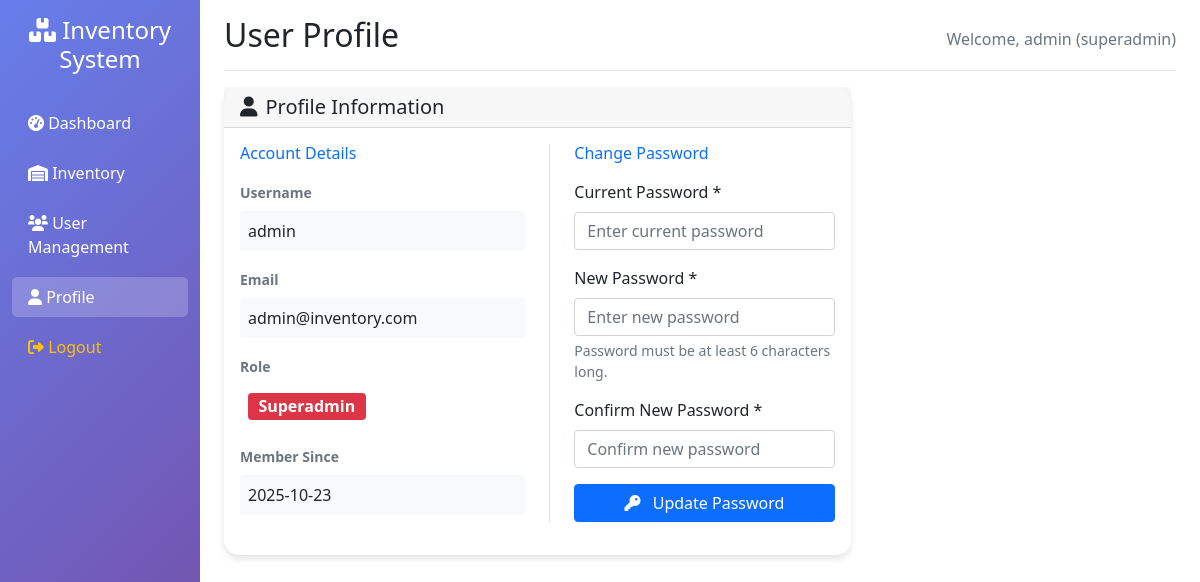
Screenshot of /profile (signed in) with the database file from the repository.
### tables this page shows
CREATE TABLE users (
    id INTEGER PRIMARY KEY AUTOINCREMENT,
    username VARCHAR(50) UNIQUE NOT NULL,
    password VARCHAR(255) NOT NULL,
    email VARCHAR(100) UNIQUE NOT NULL,
    role VARCHAR(20) DEFAULT 'user',
    created_at TIMESTAMP DEFAULT CURRENT_TIMESTAMP
);

### app.py (the view, shortened to what this page needs)
@app.route('/profile', methods=['GET', 'POST'])
@login_required
def profile():
    conn = get_db_connection()
    user = conn.execute('SELECT * FROM users WHERE id = ?', (session['user_id'],)).fetchone()
    conn.close()
    return render_template('profile.html', user=user)

### app.py (called while the page is built)
def get_db_connection():
    conn = sqlite3.connect(DATABASE)
    conn.row_factory = sqlite3.Row
    return conn

def login_required(f):
    from functools import wraps
    @wraps(f)
    def decorated_function(*args, **kwargs):
        if 'user_id' not in session:
            return redirect(url_for('login'))
        return f(*args, **kwargs)
    return decorated_function

### templates/profile.html
{% extends "base.html" %}
{% block header %}User Profile{% endblock %}
{% block content %}
<div class="row">
    <div class="col-md-8">
        <div class="card">
            <div class="card-header">
                <h5 class="mb-0"><i class="fas fa-user me-2"></i>Profile Information</h5>
            </div>
            <div class="card-body">
                <div class="row">
                    <div class="col-md-6">
                        <div class="mb-4">
                            <h6 class="text-primary mb-3">Account Details</h6>
                            <div class="mb-3">
                                <label class="form-label fw-bold text-muted small">Username</label>
                                <div class="p-2 bg-light rounded">
                                    {{ user.username }}
                                </div>
                            </div>
                            <div class="mb-3">
                                <label class="form-label fw-bold text-muted small">Email</label>
                                <div class="p-2 bg-light rounded">
                                    {{ user.email }}
                                </div>
                            </div>
                            <div class="mb-3">
                                <label class="form-label fw-bold text-muted small">Role</label>
                                <div class="p-2">
                                    <span class="badge {% if user.role == 'superadmin' %}bg-danger{% elif user.role == 'admin' %}bg-warning{% else %}bg-info{% endif %} fs-6">
                                        {{ user.role|title }}
                                    </span>
                                </div>
                            </div>
                            <div class="mb-3">
                                <label class="form-label fw-bold text-muted small">Member Since</label>
                                <div class="p-2 bg-light rounded">
                                    {{ user.created_at[:10] }}
                                </div>
                            </div>
                        </div>
                    </div>
                    <div class="col-md-6">
                        <div class="border-start ps-4">
                            <h6 class="text-primary mb-3">Change Password</h6>
                            <form method="POST">
                                <div class="mb-3">
                                    <label class="form-label">Current Password *</label>
                                    <input type="password" class="form-control" name="current_password" required
                                           placeholder="Enter current password">
                                </div>
                                <div class="mb-3">
                                    <label class="form-label">New Password *</label>
                                    <input type="password" class="form-control" name="new_password" required
                                           placeholder="Enter new password">
                                    <div class="form-text">Password must be at least 6 characters long.</div>
                                </div>
                                <div class="mb-3">
                                    <label class="form-label">Confirm New Password *</label>
                                    <input type="password" class="form-control" name="confirm_password" required
                                           placeholder="Confirm new password">
                                </div>
                                <button type="submit" class="btn btn-primary w-100">
                                    <i class="fas fa-key me-2"></i> Update Password
                                </button>
                            </form>
                        </div>
                    </div>
                </div>
            </div>
        </div>
    </div>
</div>
{% endblock %}

### templates/base.html (shortened to what this page needs)
<!DOCTYPE html>
<html lang="en">
<head>
    <link href="https://cdn.jsdelivr.net/npm/bootstrap@5.1.3/dist/css/bootstrap.min.css" rel="stylesheet">
    <link href="https://cdnjs.cloudflare.com/ajax/libs/font-awesome/6.0.0/css/all.min.css" rel="stylesheet">
</head>
<body>
    {% if session.user_id %}
    <div class="container-fluid">
        <div class="row">
            <nav class="col-md-3 col-lg-2 d-md-block sidebar collapse">
                <div class="position-sticky pt-3">
                    <h4 class="text-white text-center mb-4">
                        <i class="fas fa-boxes"></i> Inventory System
                    </h4>
                    <ul class="nav flex-column">
                        <li class="nav-item">
                            <a class="nav-link {% if request.endpoint == 'dashboard' %}active{% endif %}"
                               href="{{ url_for('dashboard') }}">
                                <i class="fas fa-tachometer-alt"></i> Dashboard
                            </a>
                        </li>
                        <li class="nav-item">
                            <a class="nav-link {% if request.endpoint == 'inventory' %}active{% endif %}"
                               href="{{ url_for('inventory') }}">
                                <i class="fas fa-warehouse"></i> Inventory
                            </a>
                        </li>
                        {% if session.role == 'superadmin' %}
                        <li class="nav-item">
                            <a class="nav-link {% if request.endpoint == 'users' %}active{% endif %}"
                               href="{{ url_for('users') }}">
                                <i class="fas fa-users"></i> User Management
                            </a>
                        </li>
                        {% endif %}
                        <li class="nav-item">
                            <a class="nav-link {% if request.endpoint == 'profile' %}active{% endif %}"
                               href="{{ url_for('profile') }}">
                                <i class="fas fa-user"></i> Profile
                            </a>
                        </li>
                        <li class="nav-item">
                            <a class="nav-link text-warning" href="{{ url_for('logout') }}">
                                <i class="fas fa-sign-out-alt"></i> Logout
                            </a>
                        </li>
                    </ul>
                </div>
            </nav>
            <main class="col-md-9 ms-sm-auto col-lg-10 px-md-4">
                <div class="d-flex justify-content-between flex-wrap flex-md-nowrap align-items-center pt-3 pb-2 mb-3 border-bottom">
                    <h2>{% block header %}{% endblock %}</h2>
                    <span class="text-muted">Welcome, {{ session.username }} ({{ session.role }})</span>
                </div>
                {% block content %}{% endblock %}
            </main>
        </div>
    </div>
    {% else %}
        {% block auth_content %}{% endblock %}
    {% endif %}
</body>
</html>

### templates/base.html (style rules this page uses)
.sidebar { min-height: 100vh; background: linear-gradient(135deg, #667eea 0%, #764ba2 100%); }
.sidebar .nav-link { color: #fff; margin: 5px 0; border-radius: 5px; }
.sidebar .nav-link.active { background: rgba(255,255,255,0.2); }
.card { border: none; border-radius: 15px; box-shadow: 0 4px 6px rgba(0,0,0,0.1); transition: transform 0.3s; }

### rows the page displays
users: username "admin", role "superadmin", email "admin@inventory.com", role "Superadmin", created_at "2025-10-23"
